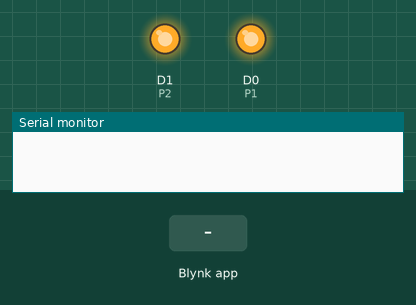
Simulated run of this sketch. Board: ESP8266 (NodeMCU). Shown: output pins drawn as LEDs (lit = HIGH), the last lines printed to the serial monitor. The test bench sets the inputs (shaded band). WiFi joins after 1.5 s; servers stay silent unless stated.

Above: at 3.0 s.
3.1 s: Blynk app writes 1 to V0
At 3.7 s:
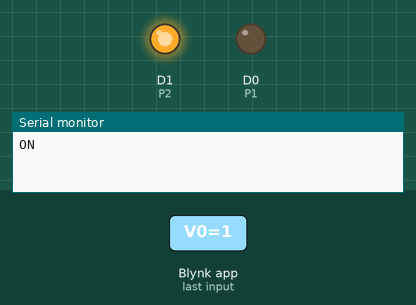
4.6 s: Blynk app writes 1 to V9
At 4.9 s:
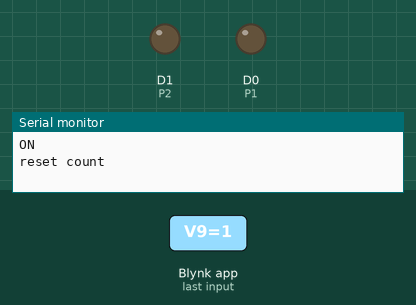
6.1 s: Blynk app writes 0 to V0
At 7.2 s:
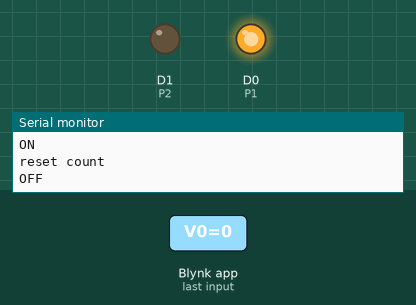
Timing chart, 0 to 9.1 s (numbered marks = the images above; inputs shaded):
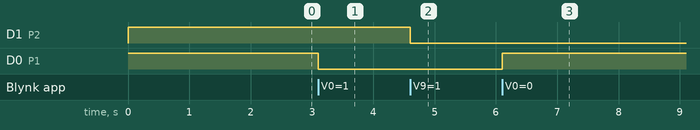

Measured:
- after the input at 3.1 s, D0 (P1): HIGH → LOW at once
- after the input at 4.6 s, D1 (P2): HIGH → LOW at once
- after the input at 6.1 s, D0 (P1): LOW → HIGH at once

The sketch:

BlynkSending-esp8266.ino
```cpp
#define BLYNK_PRINT Serial
#include <ESP8266WiFi.h>
#include <BlynkSimpleEsp8266.h>

//Deklerasi Pin Relay
#define P1 D0 //Master Switch
#define P2 D1 //reset count

/* Fill-in information from Blynk Device Info here */
#define BLYNK_TEMPLATE_ID           "TMPLRXpO506W"
#define BLYNK_TEMPLATE_NAME         "Quickstart Device"
#define BLYNK_AUTH_TOKEN            "rOFxKOYyuzloQ3wOZdR-KIWQg6l3APK3"

// Your WiFi credentials.
// Set password to "" for open networks.
char ssid[] = "test";
char pass[] = "Kata Sandi";

//Deklarasi untuk parsing data
String dataIn;
String dt[25];
int i;
boolean parsing=false;


//Data String
String atas = "";
String dalam = "";
String depan = "";
String kanan = "";
String tengah = "";
String kiri = "";
String jalanke = "";
String temp = "";
String humi = "";
String counter = "";
String isAuto = "";

int tanklevel;
int TankCapacity = 38;

BlynkTimer timer;

BLYNK_WRITE(V0) {
  int value1 = param.asInt();
  if (value1 == 1) {
    digitalWrite(P1, LOW);
    Serial.println("ON");
  } else {
    digitalWrite(P1, HIGH);
    Serial.println("OFF");
  }
}

BLYNK_WRITE(V9) {
  int value2 = param.asInt();
  if (value2 == 1) {
    digitalWrite(P2, LOW);
    Serial.println("reset count");
  } else {
    digitalWrite(P2, HIGH);
    Serial.println("Normal Count");
  }
}

void sendSensor()
{
  // You can send any value at any time.
  // Please don't send more that 10 values per second.
  Blynk.virtualWrite(V1, atas+" Cm");
  Blynk.virtualWrite(V2, dalam+" Cm");
  Blynk.virtualWrite(V3, depan+" Cm");
  Blynk.virtualWrite(V4, counter+"|"+isAuto);
  Blynk.virtualWrite(V5, temp+" °C");
  Blynk.virtualWrite(V6, humi+" %");
  Blynk.virtualWrite(V7, kanan+"|"+tengah+"|"+kiri+"|"+jalanke);
  Blynk.virtualWrite(V8, String(tanklevel)+" %");
}

void setup() {
   Serial.begin(9600);
   dataIn="";

  //set mode
   pinMode(P1, OUTPUT);
   pinMode(P2, OUTPUT);

   //set booting
   digitalWrite(P1, HIGH);
   digitalWrite(P2, HIGH);

       //Blynk.begin(BLYNK_AUTH_TOKEN, ssid, pass);
  // You can also specify server:
    Blynk.begin(BLYNK_AUTH_TOKEN, ssid, pass, "blynk.cloud", 80);
  //Blynk.begin(BLYNK_AUTH_TOKEN, ssid, pass, IPAddress(192,168,1,100), 8080);

  // Setup a function to be called every second
  timer.setInterval(1000L, sendSensor);

}

void loop() {
   Blynk.run();
  timer.run();
    if(Serial.available()>0) {
    char inChar = (char)Serial.read();
    dataIn += inChar;
    if (inChar == '\n') {
    parsing = true;
  }
}

if(parsing){
    parsingData();
    parsing=false;
    dataIn="";
  }
}

void parsingData(){
int j=0;

//kirim data yang telah diterima sebelumnya
Serial.print("data masuk : ");
Serial.print(dataIn);

//inisialisasi variabel, (reset isi variabel)
dt[j]="";
//proses parsing data
for(i=1;i<dataIn.length();i++){
//pengecekan tiap karakter dengan karakter (#) dan (,)
if ((dataIn[i] == '#') || (dataIn[i] == ','))
{
//increment variabel j, digunakan untuk merubah index array penampung
j++;
dt[j]="";       //inisialisasi variabel array dt[j]
}
else
{
//proses tampung data saat pengecekan karakter selesai.
dt[j] = dt[j] + dataIn[i];
}
}

//kirim data hasil parsing
Serial.print("data 1 (distance atas) : ");
Serial.println(dt[0]);
Serial.print("data 2 (distance dalam) : ");
Serial.println(dt[1]);
Serial.print("data 3 (distance depan) : ");
Serial.println(dt[2]);
Serial.print("data 4 (data kanan) : ");
Serial.println(dt[3]);
Serial.print("data 5 (data tengah) : ");
Serial.println(dt[4]);
Serial.print("data 6 (data kiri) : ");
Serial.println(dt[5]);
Serial.print("data 7 (Index Jalan) : ");
Serial.println(dt[6]);
Serial.print("data 8 (Temp) : ");
Serial.println(dt[7]);
Serial.print("data 9 (Humidity) : ");
Serial.println(dt[8]);
Serial.print("data 10 (Count) : ");
Serial.println(dt[9]);
Serial.print("data 11 (Auto?) : ");
Serial.println(dt[10]);
Serial.print("\n\n");

//Wrapping data untuk di definisikan
atas = dt[0];
dalam = dt[1];
depan = dt[2];
kanan = dt[3];
tengah = dt[4];
kiri = dt[5];
jalanke = dt[6];
temp = dt[7];
humi = dt[8];
counter = dt[9];
tanklevel = map(dalam.toInt(), TankCapacity, 10, 0, 100);
isAuto = dt[10];

//------------------Ga usah Delay--------------------//
}
```
